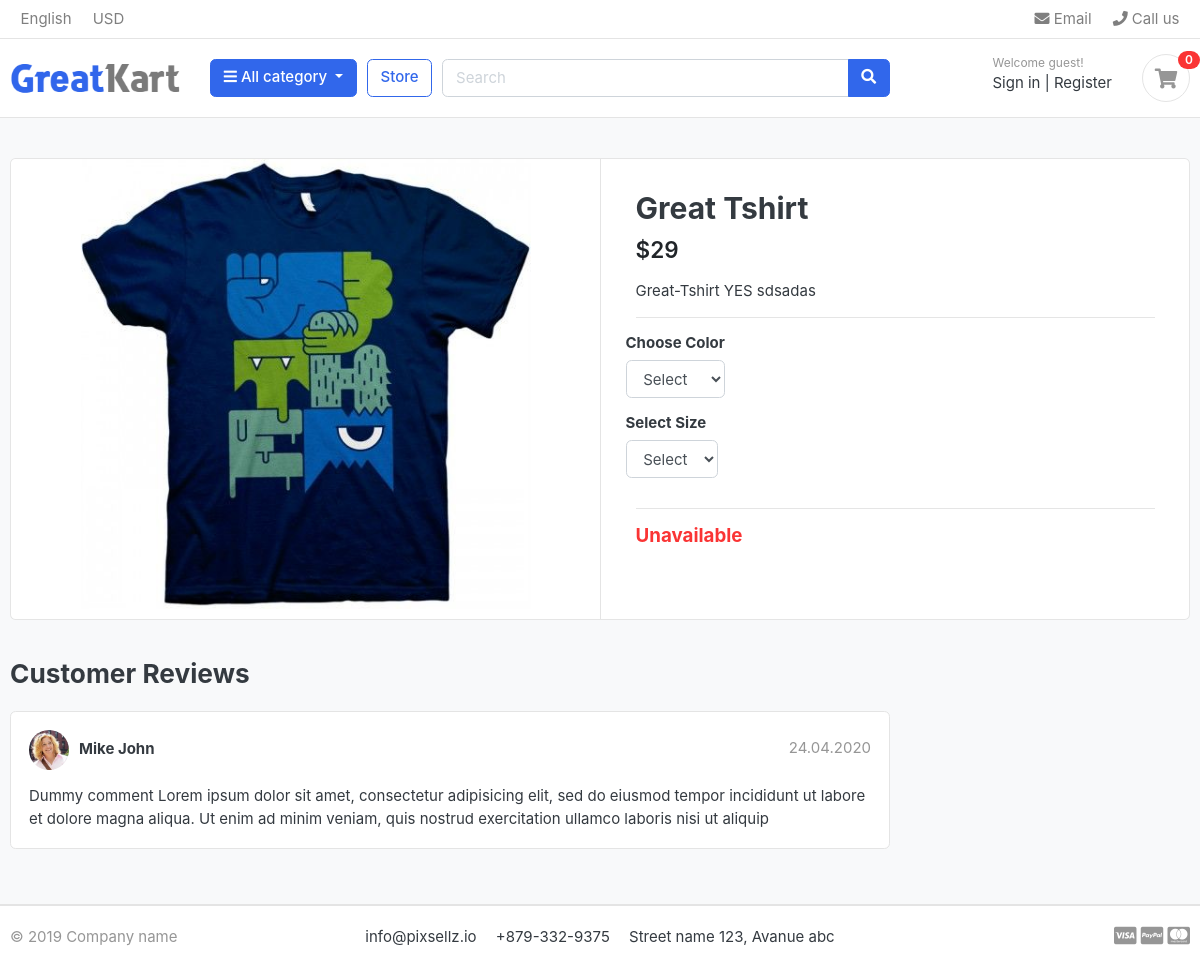
/store/t-shirts/great-tshirt, run on an earlier commit of the app's database.
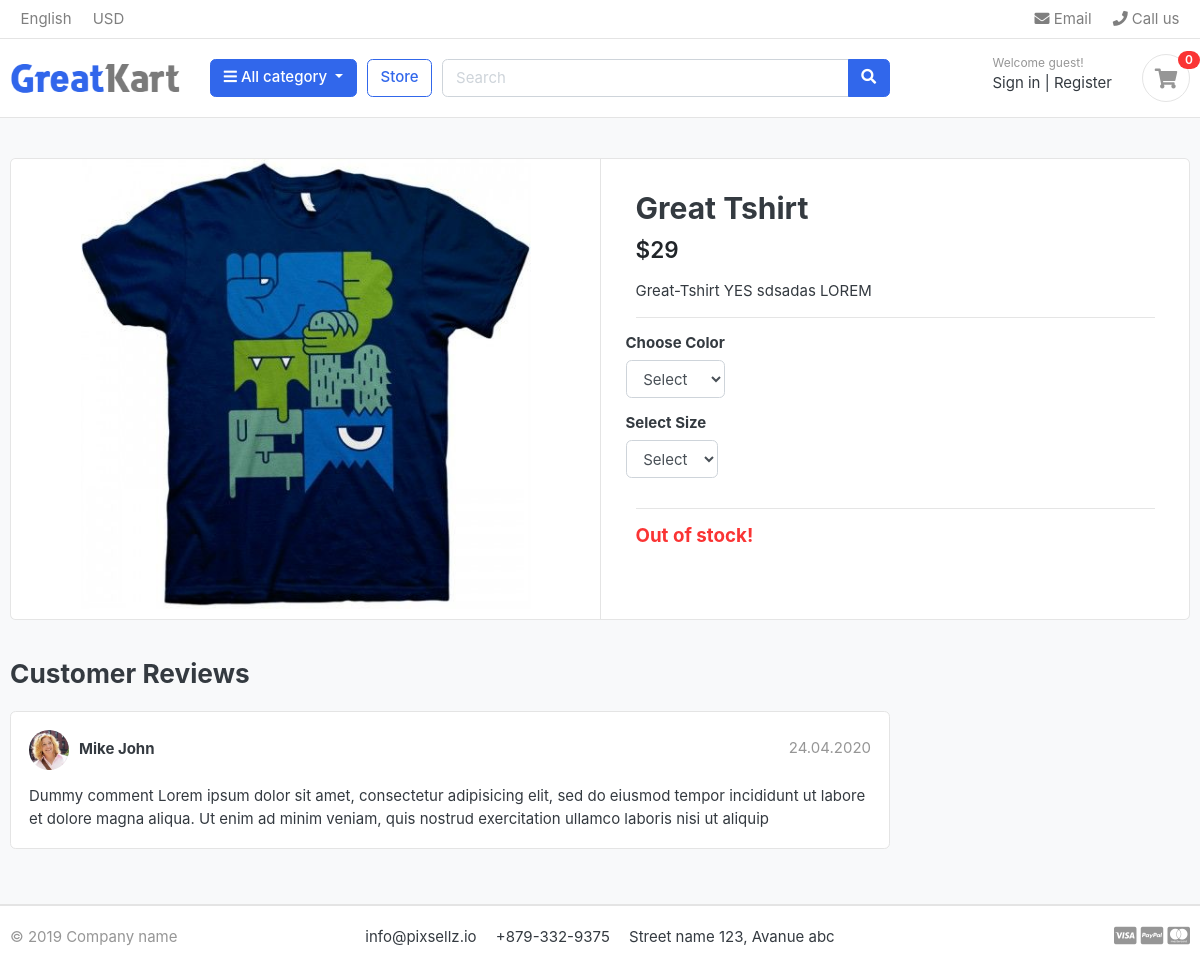
And on a later commit of the database.
### store/models.py (models this page shows, shortened)
class Product(models.Model):
    product_name        = models.CharField(max_length=200, unique=True)
    slug                = models.SlugField(max_length=200, unique=True)
    category            = models.ForeignKey(Category, on_delete=models.CASCADE)
    description         = models.TextField(max_length=500, blank=True)
    price               = models.IntegerField()
    images              = models.ImageField(upload_to='photos/products')
    stock               = models.IntegerField()
    is_available        = models.BooleanField(default=True)
    created             = models.DateTimeField(auto_now_add=True)
    modified            = models.DateTimeField(auto_now=True)

### store/views.py (the view)
# urls.py: path('<slug:category_slug>/<slug:product_slug>', views.product_detail, name='product_detail'),
def product_detail(request, category_slug, product_slug):
    try:
        product = get_object_or_404(Product, slug=product_slug)
        in_cart = Cart_item.objects.filter(cart__cart_id=_cart_id(request), product=product).exists()
        var_col = Variations.objects.filter(product=product, variation_category='color')
        var_size = Variations.objects.filter(product=product, variation_category='size')
    except Exception as e:
        raise e
    context = {
        'product': product,
        'in_cart': in_cart,
    }
    if var_col:
        context['var_col'] = var_col
    if var_size:
        context['var_size'] = var_size
    return render(request, 'store/product-detail.html', context)

### carts/context_processors.py (called while the page is built)
def counter(request):
    cart_count = 0
    if 'admin' in request.path:
        return {}
    else:
        try:
            cart = Cart.objects.filter(cart_id=_cart_id(request))
            cart_items = Cart_item.objects.filter(cart=cart[:1])
            for cart_item in cart_items:
                cart_count += cart_item.quantity
        except Cart.DoesNotExist:
            cart_count = 0
    return dict(cart_count=cart_count)

### carts/views.py (called while the page is built)
def _cart_id(request):
    cart_session = request.session.session_key
    if not cart_session:
        cart_session = request.session.create()
    return cart_session

### category/context_processors.py (called while the page is built)
def menu_links(request):
    links = Category.objects.all()
    return dict(links=links)

### store/models.py (called while the page is built)
    def colors(self):
        return super(VariationManager, self).filter(variation_category='color', is_active=True)

    def sizes(self):
        return super(VariationManager, self).filter(variation_category='size', is_active=True)

### templates/store/product-detail.html (shortened to what this page needs)
{% extends 'base.html' %}
{% load static %}
{% block content %}
<section class="section-content padding-y bg">
<div class="container">
<div class="card">
	<div class="row no-gutters">
		<aside class="col-md-6">
<article class="gallery-wrap">
	<div class="img-big-wrap">
	   <a href="#"><img src="{{ product.images.url }}"></a>
	</div>
</article>
		</aside>
		<main class="col-md-6 border-left">
<form action="{% url 'carts:add_cart' product.id %}" method="POST">
<article class="content-body">
<h2 class="title">{{ product.product_name }}</h2>
<div class="mb-3">
	<var class="price h4">${{ product.price }}</var>
</div>
<p>{{ product.description }}</p>
<hr>
	<div class="row">
		<div class="item-option-select">
			<h6>Choose Color</h6>
			    <select class="form-control" name="color">
                    <option value="" disabled selected>Select</option>
                </select>
		</div>
	</div>
	<div class="row">
		<div class="item-option-select">
			<h6>Select Size</h6>
			<select class="form-control" name="size">
                <option value="" disabled selected>Select</option>
            </select>
		</div>
	</div>
	<hr>
    {% if product.is_available == True and product.stock > 0 %}
        {% if in_cart %}
            <button type="submit" class="btn  btn-success"> <span class="text">Add to cart</span> <i class="fas fa-shopping-cart"></i></button>
            <a href="{% url 'carts:cart' %}" class="btn  btn-outline-primary"> <span class="text">View Cart</span> <i class="fas fa-eye"></i></a>
        {% else %}
	        <button type="submit" class="btn  btn-primary"> <span class="text">Add to cart</span> <i class="fas fa-shopping-cart"></i></button>
        {% endif %}
    {% elif product.is_available == False %}
        <h5 class="text-danger">Unavailable</h5>
    {% elif product.stock <= 0 %}
        <h5 class="text-danger">Out of stock!</h5>
    {% endif %}
</article>
</form>
		</main>
	</div>
</div>
<br>
<div class="row">
			<div class="col-md-9">
	<header class="section-heading">
		<h3>Customer Reviews </h3>
	</header>
	<article class="box mb-3">
		<div class="icontext w-100">
			<img src="{% static 'images/avatars/avatar1.jpg' %}" class="img-xs icon rounded-circle">
			<div class="text">
				<span class="date text-muted float-md-right">24.04.2020 </span>
				<h6 class="mb-1">Mike John </h6>
			</div>
		</div>
		<div class="mt-3">
			<p>
				Dummy comment Lorem ipsum dolor sit amet, consectetur adipisicing elit, sed do eiusmod
				tempor incididunt ut labore et dolore magna aliqua. Ut enim ad minim veniam,
				quis nostrud exercitation ullamco laboris nisi ut aliquip
			</p>
		</div>
	</article>
	</div>
</div>
</div>
</section>
{% endblock %}

What changed in the data, as far as the page shows it:
changed Product "Great Tshirt": description "Great-Tshirt YES sdsadas" → "Great-Tshirt YES sdsadas LOREM"; is_available False → True (drawn)
Also different on the page:
text no longer shown: "Unavailable"
text now shown: "Out of stock!"
